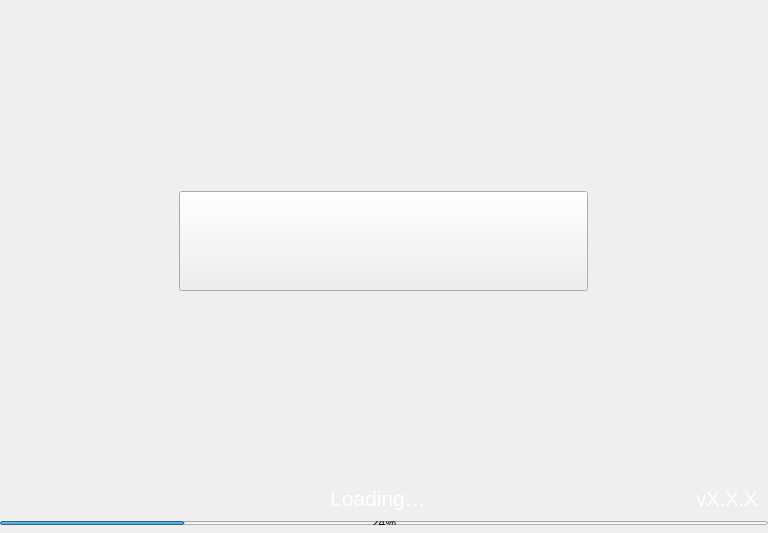
<?xml version="1.0" encoding="UTF-8"?>
<ui version="4.0">
 <class>Splash</class>
 <widget class="QWidget" name="Splash">
  <property name="geometry">
   <rect>
    <x>0</x>
    <y>0</y>
    <width>768</width>
    <height>533</height>
   </rect>
  </property>
  <property name="minimumSize">
   <size>
    <width>768</width>
    <height>533</height>
   </size>
  </property>
  <property name="maximumSize">
   <size>
    <width>16777215</width>
    <height>700</height>
   </size>
  </property>
  <property name="windowTitle">
   <string>Form</string>
  </property>
  <layout class="QVBoxLayout" name="verticalLayout_2">
   <property name="spacing">
    <number>0</number>
   </property>
   <property name="leftMargin">
    <number>0</number>
   </property>
   <property name="topMargin">
    <number>0</number>
   </property>
   <property name="rightMargin">
    <number>0</number>
   </property>
   <property name="bottomMargin">
    <number>0</number>
   </property>
   <item>
    <widget class="QFrame" name="frame">
     <property name="minimumSize">
      <size>
       <width>750</width>
       <height>520</height>
      </size>
     </property>
     <property name="styleSheet">
      <string notr="true"/>
     </property>
     <property name="frameShape">
      <enum>QFrame::NoFrame</enum>
     </property>
     <property name="frameShadow">
      <enum>QFrame::Plain</enum>
     </property>
     <layout class="QVBoxLayout" name="verticalLayout">
      <property name="spacing">
       <number>0</number>
      </property>
      <property name="leftMargin">
       <number>0</number>
      </property>
      <property name="topMargin">
       <number>0</number>
      </property>
      <property name="rightMargin">
       <number>0</number>
      </property>
      <property name="bottomMargin">
       <number>0</number>
      </property>
      <item>
       <spacer name="verticalSpacer_2">
        <property name="orientation">
         <enum>Qt::Vertical</enum>
        </property>
        <property name="sizeHint" stdset="0">
         <size>
          <width>20</width>
          <height>40</height>
         </size>
        </property>
       </spacer>
      </item>
      <item alignment="Qt::AlignHCenter">
       <widget class="QToolButton" name="imgLogo">
        <property name="minimumSize">
         <size>
          <width>409</width>
          <height>100</height>
         </size>
        </property>
        <property name="maximumSize">
         <size>
          <width>400</width>
          <height>100</height>
         </size>
        </property>
        <property name="text">
         <string/>
        </property>
       </widget>
      </item>
      <item>
       <spacer name="verticalSpacer">
        <property name="orientation">
         <enum>Qt::Vertical</enum>
        </property>
        <property name="sizeHint" stdset="0">
         <size>
          <width>20</width>
          <height>40</height>
         </size>
        </property>
       </spacer>
      </item>
      <item>
       <widget class="QWidget" name="horizontalWidget" native="true">
        <property name="minimumSize">
         <size>
          <width>0</width>
          <height>30</height>
         </size>
        </property>
        <layout class="QHBoxLayout" name="horizontalLayout_2">
         <property name="spacing">
          <number>0</number>
         </property>
         <property name="leftMargin">
          <number>10</number>
         </property>
         <property name="topMargin">
          <number>0</number>
         </property>
         <property name="rightMargin">
          <number>10</number>
         </property>
         <property name="bottomMargin">
          <number>0</number>
         </property>
         <item>
          <widget class="QLabel" name="lblMessage">
           <property name="sizePolicy">
            <sizepolicy hsizetype="Expanding" vsizetype="Preferred">
             <horstretch>0</horstretch>
             <verstretch>0</verstretch>
            </sizepolicy>
           </property>
           <property name="minimumSize">
            <size>
             <width>0</width>
             <height>30</height>
            </size>
           </property>
           <property name="font">
            <font>
             <pointsize>16</pointsize>
            </font>
           </property>
           <property name="styleSheet">
            <string notr="true">color:white; padding-left:50px;</string>
           </property>
           <property name="text">
            <string>Loading…</string>
           </property>
           <property name="alignment">
            <set>Qt::AlignHCenter|Qt::AlignTop</set>
           </property>
          </widget>
         </item>
         <item alignment="Qt::AlignVCenter">
          <widget class="QLabel" name="lblVersion">
           <property name="minimumSize">
            <size>
             <width>0</width>
             <height>30</height>
            </size>
           </property>
           <property name="font">
            <font>
             <pointsize>15</pointsize>
            </font>
           </property>
           <property name="styleSheet">
            <string notr="true">color:white; padding-top:1px;</string>
           </property>
           <property name="text">
            <string notr="true">vX.X.X</string>
           </property>
           <property name="alignment">
            <set>Qt::AlignHCenter|Qt::AlignTop</set>
           </property>
          </widget>
         </item>
        </layout>
       </widget>
      </item>
      <item>
       <widget class="QWidget" name="layoutProgress" native="true">
        <property name="minimumSize">
         <size>
          <width>0</width>
          <height>8</height>
         </size>
        </property>
        <property name="maximumSize">
         <size>
          <width>16777215</width>
          <height>8</height>
         </size>
        </property>
        <layout class="QHBoxLayout" name="horizontalLayout">
         <property name="spacing">
          <number>0</number>
         </property>
         <property name="leftMargin">
          <number>0</number>
         </property>
         <property name="topMargin">
          <number>4</number>
         </property>
         <property name="rightMargin">
          <number>0</number>
         </property>
         <property name="bottomMargin">
          <number>0</number>
         </property>
         <item>
          <widget class="QProgressBar" name="progressBar">
           <property name="value">
            <number>24</number>
           </property>
          </widget>
         </item>
        </layout>
       </widget>
      </item>
      <item>
       <spacer name="verticalSpacer_3">
        <property name="orientation">
         <enum>Qt::Vertical</enum>
        </property>
        <property name="sizeType">
         <enum>QSizePolicy::Fixed</enum>
        </property>
        <property name="sizeHint" stdset="0">
         <size>
          <width>20</width>
          <height>8</height>
         </size>
        </property>
       </spacer>
      </item>
     </layout>
    </widget>
   </item>
  </layout>
 </widget>
 <resources/>
 <connections/>
</ui>
